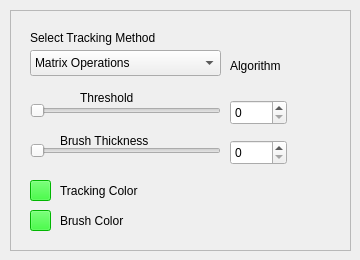
     <widget class="QWidget" name="tracking_tab">
      <attribute name="title">
       <string>Tracking</string>
      </attribute>
      <widget class="QFrame" name="trackingOptions_frame">
       <property name="enabled">
        <bool>true</bool>
       </property>
       <property name="geometry">
        <rect>
         <x>10</x>
         <y>10</y>
         <width>341</width>
         <height>241</height>
        </rect>
       </property>
       <property name="frameShape">
        <enum>QFrame::StyledPanel</enum>
       </property>
       <property name="frameShadow">
        <enum>QFrame::Raised</enum>
       </property>
       <widget class="QComboBox" name="trackingMethod_comboBox">
        <property name="geometry">
         <rect>
          <x>20</x>
          <y>40</y>
          <width>191</width>
          <height>26</height>
         </rect>
        </property>
        <item>
         <property name="text">
          <string>Matrix Operations</string>
         </property>
        </item>
        <item>
         <property name="text">
          <string>Color Ranges</string>
         </property>
        </item>
       </widget>
       <widget class="QLabel" name="trackingAlgorithm_label">
        <property name="geometry">
         <rect>
          <x>220</x>
          <y>40</y>
          <width>62</width>
          <height>31</height>
         </rect>
        </property>
        <property name="text">
         <string>Algorithm</string>
        </property>
       </widget>
       <widget class="QLabel" name="trackingThreshold_label">
        <property name="geometry">
         <rect>
          <x>70</x>
          <y>80</y>
          <width>71</width>
          <height>16</height>
         </rect>
        </property>
        <property name="text">
         <string>Threshold</string>
        </property>
       </widget>
       <widget class="QSlider" name="trackingThreshold_horizontalSlider">
        <property name="geometry">
         <rect>
          <x>20</x>
          <y>90</y>
          <width>191</width>
          <height>21</height>
         </rect>
        </property>
        <property name="maximum">
         <number>255</number>
        </property>
        <property name="orientation">
         <enum>Qt::Horizontal</enum>
        </property>
       </widget>
       <widget class="QLabel" name="trackingBrushColor_label">
        <property name="geometry">
         <rect>
          <x>50</x>
          <y>200</y>
          <width>96</width>
          <height>21</height>
         </rect>
        </property>
        <property name="text">
         <string>Brush Color</string>
        </property>
       </widget>
       <widget class="QPushButton" name="trackingBrushColor_pushButton">
        <property name="geometry">
         <rect>
          <x>20</x>
          <y>200</y>
          <width>21</width>
          <height>21</height>
         </rect>
        </property>
        <property name="autoFillBackground">
         <bool>false</bool>
        </property>
        <property name="styleSheet">
         <string notr="true">background-color: rgb(0,255,0)</string>
        </property>
        <property name="text">
         <string/>
        </property>
        <property name="autoRepeatDelay">
         <number>300</number>
        </property>
        <property name="flat">
         <bool>false</bool>
        </property>
       </widget>
       <widget class="QLabel" name="tracking_label">
        <property name="geometry">
         <rect>
          <x>20</x>
          <y>20</y>
          <width>181</width>
          <height>16</height>
         </rect>
        </property>
        <property name="text">
         <string>Select Tracking Method</string>
        </property>
       </widget>
       <widget class="QSlider" name="trackingBrushThick_horizontalSlider">
        <property name="geometry">
         <rect>
          <x>20</x>
          <y>130</y>
          <width>191</width>
          <height>21</height>
         </rect>
        </property>
        <property name="maximum">
         <number>255</number>
        </property>
        <property name="orientation">
         <enum>Qt::Horizontal</enum>
        </property>
       </widget>
       <widget class="QLabel" name="trackingBrushThick_label">
        <property name="geometry">
         <rect>
          <x>50</x>
          <y>120</y>
          <width>121</width>
          <height>21</height>
         </rect>
        </property>
        <property name="text">
         <string>Brush Thickness</string>
        </property>
        <property name="wordWrap">
         <bool>true</bool>
        </property>
       </widget>
       <widget class="QSpinBox" name="trackingThreshold_spinBox">
        <property name="geometry">
         <rect>
          <x>220</x>
          <y>90</y>
          <width>57</width>
          <height>25</height>
         </rect>
        </property>
        <property name="maximum">
         <number>255</number>
        </property>
       </widget>
       <widget class="QSpinBox" name="trackingBrushThick_spinBox">
        <property name="geometry">
         <rect>
          <x>220</x>
          <y>130</y>
          <width>57</width>
          <height>25</height>
         </rect>
        </property>
        <property name="maximum">
         <number>255</number>
        </property>
       </widget>
       <widget class="QLabel" name="trackingObjectColor_label">
        <property name="geometry">
         <rect>
          <x>50</x>
          <y>170</y>
          <width>111</width>
          <height>21</height>
         </rect>
        </property>
        <property name="text">
         <string>Tracking Color</string>
        </property>
       </widget>
       <widget class="QPushButton" name="trackingObjectColor_pushButton">
        <property name="geometry">
         <rect>
          <x>20</x>
          <y>170</y>
          <width>21</width>
          <height>21</height>
         </rect>
        </property>
        <property name="autoFillBackground">
         <bool>false</bool>
        </property>
        <property name="styleSheet">
         <string notr="true">background-color: rgb(0,255,0)</string>
        </property>
        <property name="text">
         <string/>
        </property>
        <property name="autoRepeatDelay">
         <number>300</number>
        </property>
        <property name="flat">
         <bool>false</bool>
        </property>
       </widget>
      </widget>
     </widget>
